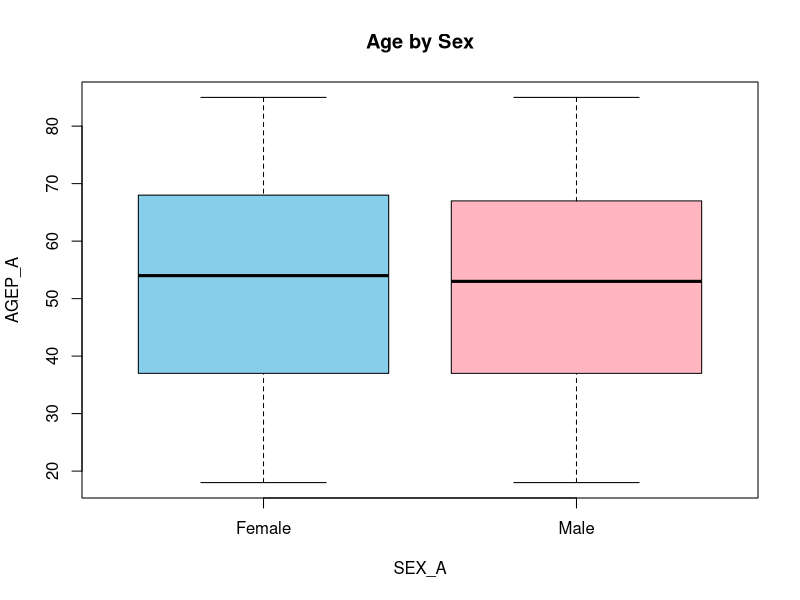
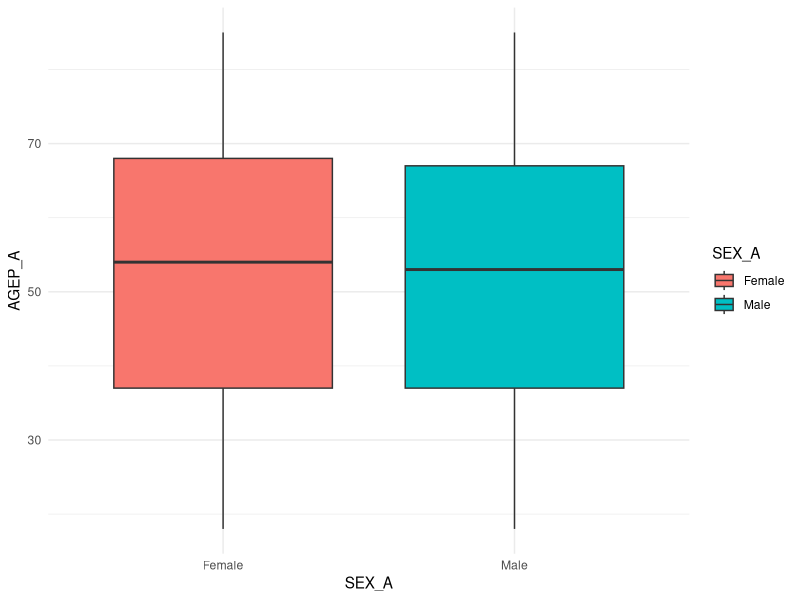
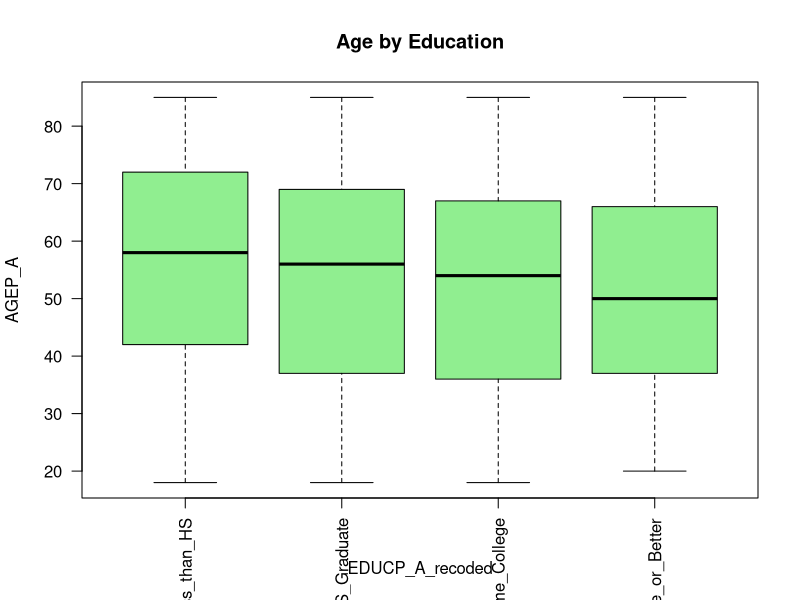
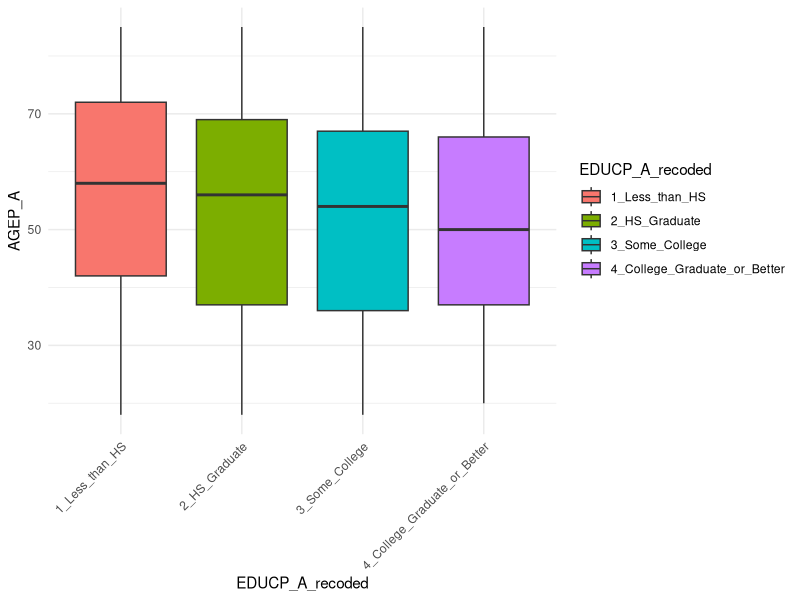
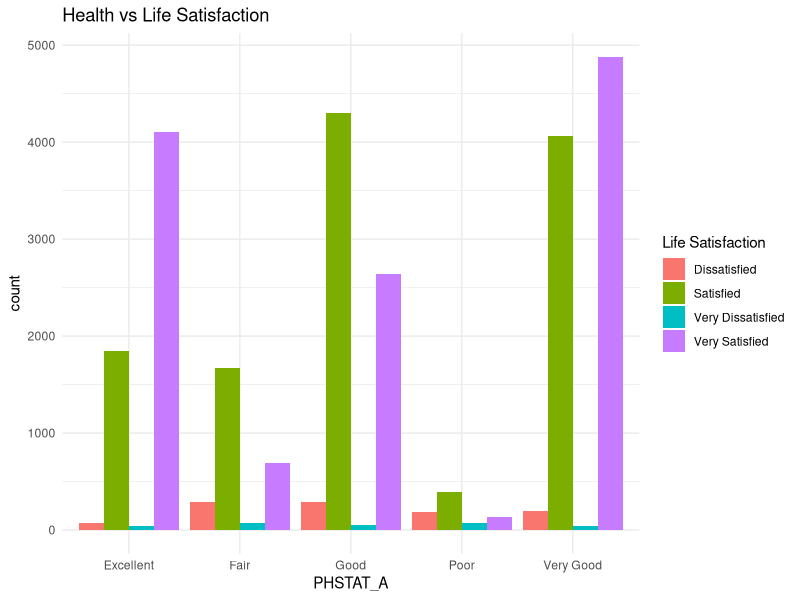
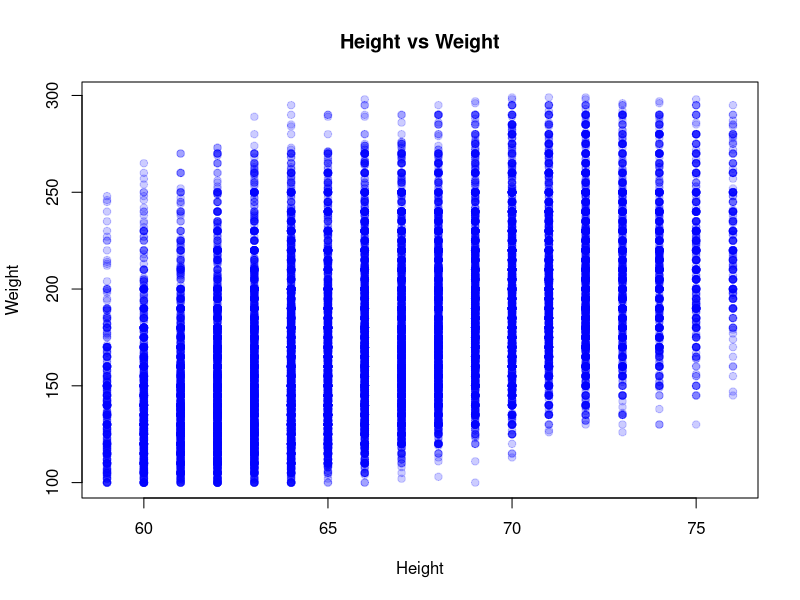
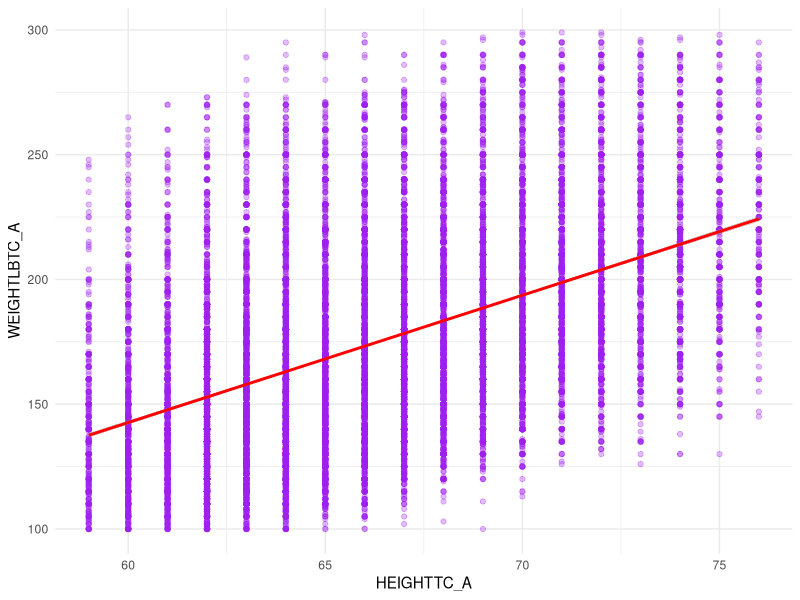

Recreate these plots in R, in order.
# Day 3: Univariate & Bivariate Analysis & Visualization
# Task 2: Bivariate Analysis

# Loads necessary libraries
library(tidyverse)
nhis_clean <- read.csv("nhis_clean.csv")

# 1. Quantitative vs. Qualitative (Age across Sex and Education)
boxplot(AGEP_A ~ SEX_A, data = nhis_clean, main = "Age by Sex", col = c("skyblue", "lightpink"))
print(ggplot(nhis_clean, aes(x = SEX_A, y = AGEP_A, fill = SEX_A)) + geom_boxplot() + theme_minimal())

boxplot(AGEP_A ~ EDUCP_A_recoded, data = nhis_clean, main = "Age by Education", col = "lightgreen", las = 2)
print(ggplot(nhis_clean, aes(x = EDUCP_A_recoded, y = AGEP_A, fill = EDUCP_A_recoded)) + geom_boxplot() + theme_minimal() + theme(axis.text.x = element_text(angle = 45, hjust = 1)))

# 2. Qualitative vs. Qualitative (General Health vs. Life Satisfaction)
print(ggplot(nhis_clean, aes(x = PHSTAT_A, fill = LSATIS4R_A)) + geom_bar(position = "dodge") + labs(title = "Health vs Life Satisfaction", fill = "Life Satisfaction") + theme_minimal())

# 3. Quantitative vs. Quantitative (Height vs. Weight)
plot(nhis_clean$HEIGHTTC_A, nhis_clean$WEIGHTLBTC_A, main = "Height vs Weight", xlab = "Height", ylab = "Weight", col = rgb(0,0,1,0.2), pch = 19)
print(ggplot(nhis_clean, aes(x = HEIGHTTC_A, y = WEIGHTLBTC_A)) + geom_point(alpha = 0.3, color = "purple") + geom_smooth(method = "lm", color = "red") + theme_minimal())

correlation_val <- cor(nhis_clean$HEIGHTTC_A, nhis_clean$WEIGHTLBTC_A, use = "complete.obs")
cat("\nCorrelation Coefficient (Height vs Weight):", correlation_val, "\n")
